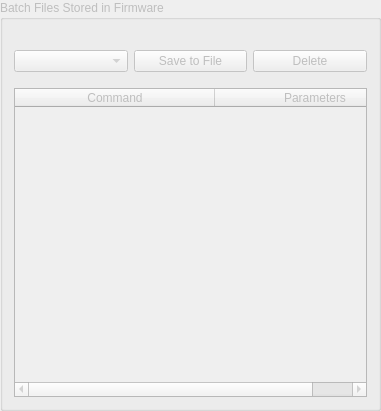
                       <widget class="QGroupBox" name="firmwareBatchFile_groupBox">
                        <property name="enabled">
                         <bool>false</bool>
                        </property>
                        <property name="minimumSize">
                         <size>
                          <width>381</width>
                          <height>411</height>
                         </size>
                        </property>
                        <property name="title">
                         <string>Batch Files Stored in Firmware</string>
                        </property>
                        <layout class="QVBoxLayout" name="verticalLayout_15">
                         <property name="topMargin">
                          <number>30</number>
                         </property>
                         <item>
                          <layout class="QHBoxLayout" name="horizontalLayout_31">
                           <item>
                            <widget class="QComboBox" name="firmwareBatchFile_comboBox"/>
                           </item>
                           <item>
                            <widget class="QPushButton" name="saveBatchFile_Button_2">
                             <property name="maximumSize">
                              <size>
                               <width>125</width>
                               <height>16777215</height>
                              </size>
                             </property>
                             <property name="text">
                              <string>Save to File</string>
                             </property>
                            </widget>
                           </item>
                           <item>
                            <widget class="QPushButton" name="deleteBatch_Button">
                             <property name="maximumSize">
                              <size>
                               <width>125</width>
                               <height>16777215</height>
                              </size>
                             </property>
                             <property name="text">
                              <string>Delete</string>
                             </property>
                            </widget>
                           </item>
                          </layout>
                         </item>
                         <item>
                          <spacer name="verticalSpacer_5">
                           <property name="orientation">
                            <enum>Qt::Vertical</enum>
                           </property>
                           <property name="sizeType">
                            <enum>QSizePolicy::Fixed</enum>
                           </property>
                           <property name="sizeHint" stdset="0">
                            <size>
                             <width>20</width>
                             <height>10</height>
                            </size>
                           </property>
                          </spacer>
                         </item>
                         <item>
                          <widget class="QTableWidget" name="frmwBatchFile_tbl">
                           <property name="horizontalScrollMode">
                            <enum>QAbstractItemView::ScrollPerPixel</enum>
                           </property>
                           <property name="wordWrap">
                            <bool>false</bool>
                           </property>
                           <attribute name="horizontalHeaderDefaultSectionSize">
                            <number>200</number>
                           </attribute>
                           <attribute name="horizontalHeaderHighlightSections">
                            <bool>false</bool>
                           </attribute>
                           <attribute name="horizontalHeaderStretchLastSection">
                            <bool>true</bool>
                           </attribute>
                           <column>
                            <property name="text">
                             <string>Command</string>
                            </property>
                           </column>
                           <column>
                            <property name="text">
                             <string>Parameters</string>
                            </property>
                           </column>
                          </widget>
                         </item>
                        </layout>
                       </widget>
